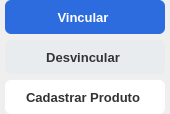
        <widget class="QWidget" name="widget_8" native="true">
         <property name="minimumSize">
          <size>
           <width>170</width>
           <height>0</height>
          </size>
         </property>
         <property name="maximumSize">
          <size>
           <width>170</width>
           <height>16777215</height>
          </size>
         </property>
         <property name="layoutDirection">
          <enum>Qt::LeftToRight</enum>
         </property>
         <layout class="QVBoxLayout" name="verticalLayout_5">
          <property name="leftMargin">
           <number>0</number>
          </property>
          <property name="topMargin">
           <number>0</number>
          </property>
          <property name="rightMargin">
           <number>0</number>
          </property>
          <property name="bottomMargin">
           <number>0</number>
          </property>
          <item>
           <widget class="QWidget" name="widget_3" native="true">
            <property name="minimumSize">
             <size>
              <width>34</width>
              <height>0</height>
             </size>
            </property>
            <layout class="QHBoxLayout" name="horizontalLayout_2">
             <property name="spacing">
              <number>0</number>
             </property>
             <property name="leftMargin">
              <number>0</number>
             </property>
             <property name="topMargin">
              <number>0</number>
             </property>
             <property name="rightMargin">
              <number>0</number>
             </property>
             <property name="bottomMargin">
              <number>0</number>
             </property>
             <item>
              <widget class="QPushButton" name="btn_Vincular">
               <property name="sizePolicy">
                <sizepolicy hsizetype="Fixed" vsizetype="Fixed">
                 <horstretch>0</horstretch>
                 <verstretch>0</verstretch>
                </sizepolicy>
               </property>
               <property name="minimumSize">
                <size>
                 <width>160</width>
                 <height>34</height>
                </size>
               </property>
               <property name="maximumSize">
                <size>
                 <width>160</width>
                 <height>16777215</height>
                </size>
               </property>
               <property name="font">
                <font>
                 <family>Segoe UI</family>
                 <pointsize>10</pointsize>
                 <weight>75</weight>
                 <bold>true</bold>
                 <kerning>true</kerning>
                </font>
               </property>
               <property name="cursor">
                <cursorShape>PointingHandCursor</cursorShape>
               </property>
               <property name="layoutDirection">
                <enum>Qt::LeftToRight</enum>
               </property>
               <property name="autoFillBackground">
                <bool>false</bool>
               </property>
               <property name="styleSheet">
                <string notr="true">QPushButton {
    min-height: 34px;
    padding: 0 16px;
    border-radius: 6px;
    font-size: 10pt;
}

QPushButton {
    background-color: #2d6cdf;
    color: white;
    border: none;
}

QPushButton:hover {
    background-color: #1f5cc0;
}

QPushButton {
    padding-left: 12px;
    padding-right: 16px;
}</string>
               </property>
               <property name="text">
                <string>Vincular</string>
               </property>
               <property name="icon">
                <iconset>
                 <normaloff>../arquivos/icones/arrow-right.svg</normaloff>../arquivos/icones/arrow-right.svg</iconset>
               </property>
               <property name="checkable">
                <bool>false</bool>
               </property>
               <property name="autoDefault">
                <bool>false</bool>
               </property>
               <property name="default">
                <bool>false</bool>
               </property>
               <property name="flat">
                <bool>false</bool>
               </property>
              </widget>
             </item>
            </layout>
           </widget>
          </item>
          <item>
           <widget class="QWidget" name="widget_13" native="true">
            <property name="minimumSize">
             <size>
              <width>0</width>
              <height>34</height>
             </size>
            </property>
            <layout class="QHBoxLayout" name="horizontalLayout_12">
             <property name="leftMargin">
              <number>0</number>
             </property>
             <property name="topMargin">
              <number>0</number>
             </property>
             <property name="rightMargin">
              <number>0</number>
             </property>
             <property name="bottomMargin">
              <number>0</number>
             </property>
             <item>
              <widget class="QPushButton" name="btn_Desvincular">
               <property name="sizePolicy">
                <sizepolicy hsizetype="Fixed" vsizetype="Fixed">
                 <horstretch>0</horstretch>
                 <verstretch>0</verstretch>
                </sizepolicy>
               </property>
               <property name="minimumSize">
                <size>
                 <width>160</width>
                 <height>34</height>
                </size>
               </property>
               <property name="maximumSize">
                <size>
                 <width>160</width>
                 <height>16777215</height>
                </size>
               </property>
               <property name="font">
                <font>
                 <family>Segoe UI</family>
                 <pointsize>10</pointsize>
                 <weight>75</weight>
                 <bold>true</bold>
                 <kerning>true</kerning>
                </font>
               </property>
               <property name="cursor">
                <cursorShape>PointingHandCursor</cursorShape>
               </property>
               <property name="layoutDirection">
                <enum>Qt::LeftToRight</enum>
               </property>
               <property name="autoFillBackground">
                <bool>false</bool>
               </property>
               <property name="styleSheet">
                <string notr="true">QPushButton {
    min-height: 34px;
    padding: 0 16px;
    border-radius: 6px;
    font-size: 10pt;
}

QPushButton {
    background-color: #e9ecef;
    color: #333333;
    border: none;
}

QPushButton:hover {
    background-color: #dde2e6;
}

QPushButton {
    padding-left: 12px;
    padding-right: 16px;
}</string>
               </property>
               <property name="text">
                <string>Desvincular</string>
               </property>
               <property name="icon">
                <iconset>
                 <normaloff>../arquivos/icones/arrow-left.svg</normaloff>../arquivos/icones/arrow-left.svg</iconset>
               </property>
               <property name="checkable">
                <bool>false</bool>
               </property>
               <property name="autoDefault">
                <bool>false</bool>
               </property>
               <property name="default">
                <bool>false</bool>
               </property>
               <property name="flat">
                <bool>false</bool>
               </property>
              </widget>
             </item>
            </layout>
           </widget>
          </item>
          <item>
           <widget class="QWidget" name="widget_14" native="true">
            <property name="minimumSize">
             <size>
              <width>0</width>
              <height>34</height>
             </size>
            </property>
            <layout class="QHBoxLayout" name="horizontalLayout_13">
             <property name="leftMargin">
              <number>0</number>
             </property>
             <property name="topMargin">
              <number>0</number>
             </property>
             <property name="rightMargin">
              <number>0</number>
             </property>
             <property name="bottomMargin">
              <number>0</number>
             </property>
             <item>
              <widget class="QPushButton" name="btn_Cadastrar">
               <property name="sizePolicy">
                <sizepolicy hsizetype="Fixed" vsizetype="Fixed">
                 <horstretch>0</horstretch>
                 <verstretch>0</verstretch>
                </sizepolicy>
               </property>
               <property name="minimumSize">
                <size>
                 <width>160</width>
                 <height>34</height>
                </size>
               </property>
               <property name="maximumSize">
                <size>
                 <width>160</width>
                 <height>16777215</height>
                </size>
               </property>
               <property name="font">
                <font>
                 <family>Segoe UI</family>
                 <pointsize>10</pointsize>
                 <weight>75</weight>
                 <bold>true</bold>
                 <kerning>true</kerning>
                </font>
               </property>
               <property name="cursor">
                <cursorShape>PointingHandCursor</cursorShape>
               </property>
               <property name="styleSheet">
                <string notr="true">QPushButton {
    min-height: 34px;
    padding: 0 16px;
    border-radius: 6px;
    font-size: 10pt;
}

QPushButton {
    background-color: #ffffff;
    color: #333333;
}

QPushButton:hover {
    background-color: #f5f7fa;
}

QPushButton {
    padding-left: 12px;
    padding-right: 16px;
}</string>
               </property>
               <property name="text">
                <string>Cadastrar Produto</string>
               </property>
               <property name="icon">
                <iconset>
                 <normaloff>../arquivos/icones/plus.svg</normaloff>../arquivos/icones/plus.svg</iconset>
               </property>
              </widget>
             </item>
            </layout>
           </widget>
          </item>
         </layout>
        </widget>
